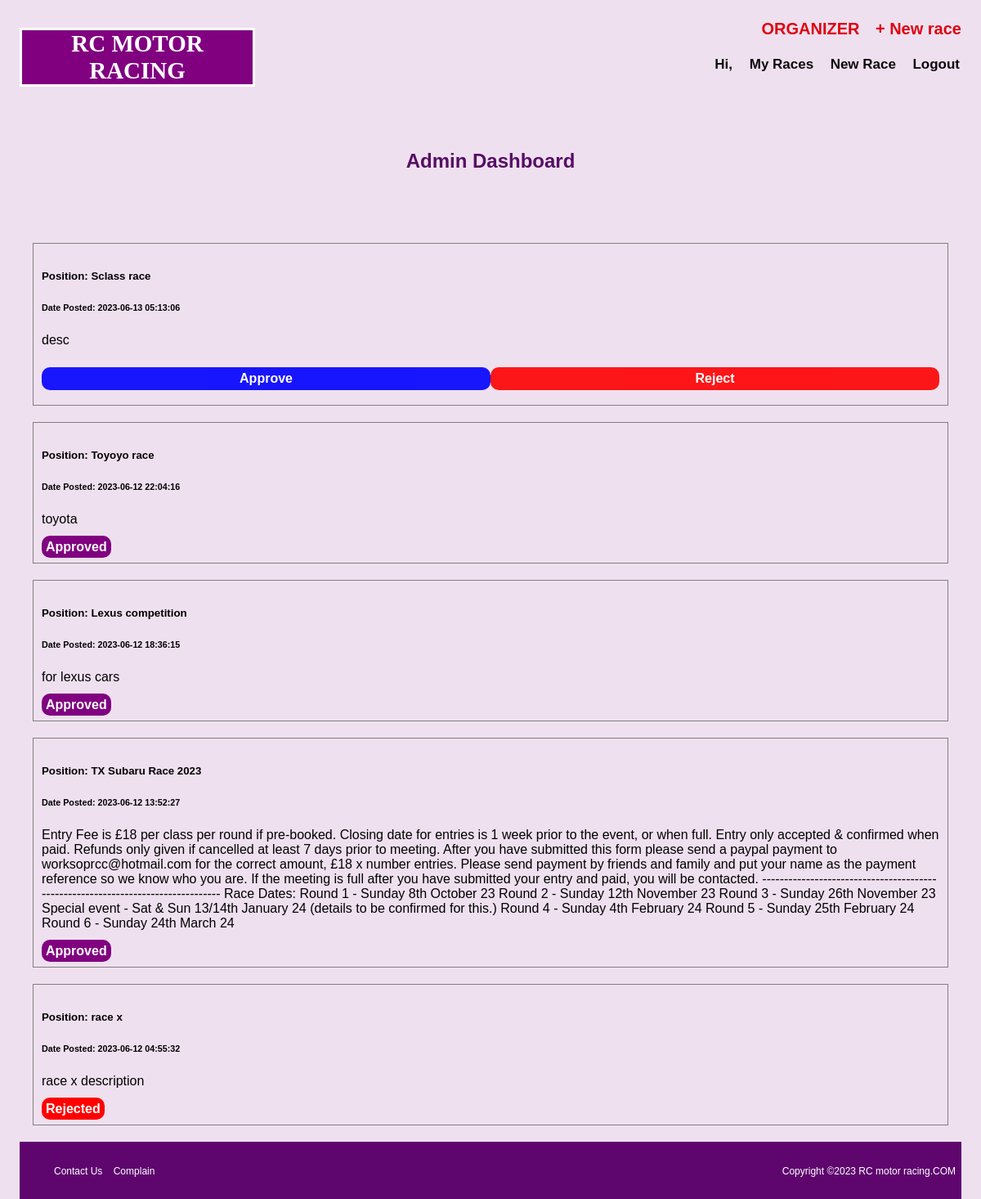
The app's page /admin-dash.php with its own data.
### tables this page shows
CREATE TABLE `races` (
  `race_id` int(50) NOT NULL,
  `race_tile` varchar(200) NOT NULL,
  `city` varchar(150) NOT NULL,
  `race_cat` varchar(200) NOT NULL,
  `race_des` text NOT NULL,
  `sys_date` datetime NOT NULL,
  `user_id` int(50) NOT NULL,
  `status` varchar(69) NOT NULL
);

### admin-dash.php (the view, shortened to what this page needs)
<?php include 'inc/config.php'; ?><!DOCTYPE html>
<html lang="en">
<head>
  <link rel="stylesheet" href="https://cdnjs.cloudflare.com/ajax/libs/font-awesome/4.7.0/css/font-awesome.min.css">
  <link rel="stylesheet" href="assets/css.css?v=1">
</head>
<body>
<div class="container">
  <div class="">
<?php include 'inc/sys_nav.php'; ?>
<main class="">
  <section class="h_banner_1 text_center section_padding ">
    <h1 class="main_tit">  Admin  Dashboard</h1>
  </section>
<section class="container ">
  <?php
  try {
      $con = new PDO("mysql:host=" . DB_HOST . ";dbname=" . DB . "", DB_USER, DB_PASS);
      $con->setAttribute(PDO::ATTR_ERRMODE, PDO::ERRMODE_EXCEPTION);
  } catch (PDOException $e) {
      die($e->getMessage());
  }
  try {
      $query = $con->prepare("SELECT * FROM races ORDER BY race_id DESC");
      $query->execute();
      if ($query->rowCount()) {
  while ($data = $query->fetch(PDO::FETCH_ASSOC)) {
              ?>
  <div class="full_row race_row">
  <div class=" race_des">
  <h5>Position: <?=$data['race_tile'];?></h5>
  <h6>Date Posted: <?=$data['sys_date'];?></h6>
  <p>
  <?=$data['race_des'];
?>
    </p>
    <?php   if($data['status']=='Approved'){?>
    <a href="#" class="race_btn_a" style="padding: 5px !important;font-size: 16px !important;background: purple !important;">Approved</a>
  <?php }elseif($data['status']=='Rejected'){
    ?>
    <a href="#" class="race_btn_a" style="padding: 5px !important;font-size: 16px !important;background: red !important;">Rejected</a>
  <?php }else{?>
  <div class="full_row">
    <div class="half_row">
      <form action="" method="post" onSubmit="if(!confirm('You are about to approve this race, proceed ?')){return false;}" style="display:inline !important;">
      <button name="approve" type="submit" class="race_btn_a" style="padding: 5px !important;font-size: 16px !important;background: blue !important;"  >Approve  </button>
      </form>
    </div>
      <div class="half_row">
        <form action="" method="post" onSubmit="if(!confirm('You are about to reject this race, proceed ?')){return false;}" style="display:inline !important;">
        <button name="disApp" type="submit" class="race_btn_a" style="padding: 5px !important;font-size: 16px !important;background: red !important;"  >Reject  </button>
        </form>
      </div>
  </div>
  <?php } ?>
    </div>
  </div>
  <?php
                            }
                        }
                    } catch (Exception $e) {
                        $die($e->getMessage());
                    }
                    ?>
  </section>
  </main>
  <?php include 'inc/footer.php'; ?>
  </div>
</body>
</html>

### assets/css.css (style rules this page uses)
body { font-family: Arial, Helvetica, sans-serif !important; background: #8000801f; }
.main_tit { color: #560E64; }
.race_row { border: solid 1px gray; padding: 10px; margin-bottom: 20px; }
.container { width: 90%; margin: 0px auto; }
.full_row { width: 100%; float: left; display: block; }
.half_row { width: 50%; float: left; display: block; }
.section_padding { padding-top: 50px; padding-bottom: 50px; }
.text_center { text-align: center; }
main { float: left; display: block; width: 100%; }
.race_btn_a { color: white !important; font-weight: bold !important; font-size: 26px !important; text-decoration: none; border-radius: 10px !important; padding: 10px !important; }
* { box-sizing: border-box }
button { background-color: #04AA6D; color: white; padding: 14px 20px; margin: 8px 0; border: none; cursor: pointer; width: 100%; }
.container { padding: 16px; }
button { background-color: red; color: white; padding: 14px 20px; margin: 8px 0; border: none; cursor: pointer; width: 100%; opacity: 0.9; }
@media only screen
  and (min-device-width: 768px)
  and (max-device-width: 1024px)
  and (-webkit-min-device-pixel-ratio: 1) { .container { width: 100% !important; } }
@media only screen
  and (min-device-width: 768px)
  and (max-device-width: 1024px)
  and (-webkit-min-device-pixel-ratio: 1) { .race_btn_a { font-size: 20px !important; } }

### records on screen
races: race_tile "Sclass race", sys_date "2023-06-13 05:13:06", race_des "desc"
races: race_tile "Toyoyo race", sys_date "2023-06-12 22:04:16", race_des "toyota", status "Approved"
races: race_tile "Lexus competition", sys_date "2023-06-12 18:36:15", race_des "for lexus cars", status "Approved"
races: race_tile "TX Subaru Race 2023", sys_date "2023-06-12 13:52:27", race_des "Entry Fee is £18 per class per round if pre-booked. Closing date for entries is 1 week prior to the event, or when full. Entry only accepted & confirmed when paid. Refunds only given if cancelled at least 7 days prior to meeting. After you have submitted this form please send a paypal payment to worksoprcc@hotmail.com for the correct amount, £18 x number entries. Please send payment by friends and family and put your name as the payment reference so we know who you are. If the meeting is full after you have submitted your entry and paid, you will be contacted. --------------------------------------------------------------------------------- Race Dates: Round 1 - Sunday 8th October 23 Round…", status "Approved"
races: race_tile "race x", sys_date "2023-06-12 04:55:32", race_des "race x description", status "Rejected"
